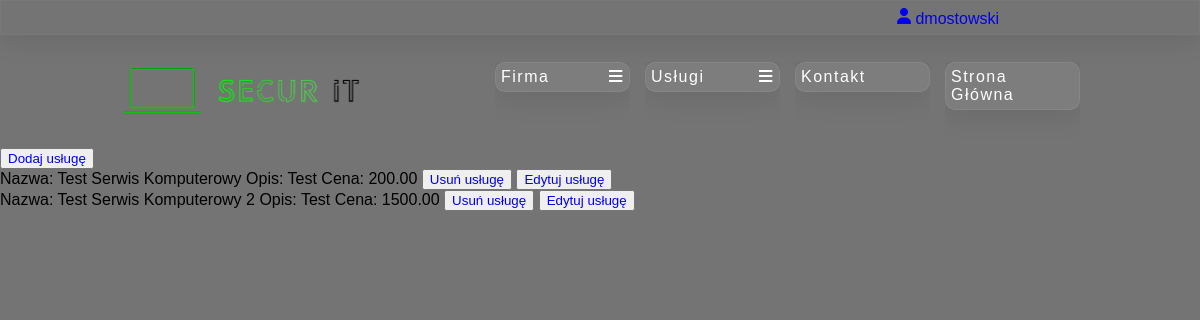
Screenshot of /BO/admin_computer_service.php (signed in) with the database file from the repository.
### tables this page shows
create table users (
    id_user int primary key auto_increment,  
    id_employee int,  
    id_company int,  
    first_name varchar(50),  
    last_name varchar(100),  
    id_country_code int,  
    phone_number varchar(20),  
    email_address varchar(200),  
    username varchar(50),  
    password varchar(250),  
    is_company_admin boolean,  
    id_discount int,  
    foreign key (id_employee) references employees (id_employee),  
    foreign key (id_country_code) references country_codes (id_country_code),  
    foreign key (id_discount) references discounts (id_discount)  
);

create table services (
    id_service int primary key auto_increment,  
    id_service_type int,  
    name varchar(100),  
    description longtext,  
    price decimal(10,2),  
    foreign key (id_service_type) references service_types (id_service_type)  
);

### DB/db_connection.php (called while the page is built, shortened)
<?php
    class db_connection{
        var $host = "localhost";
        var $dbname = "secur_it";
        var $username = "root";
        var $password = "";
        public function databaseConnect(){
            $con = mysqli_connect($this->host, $this->username, $this->password, $this->dbname);
            if(!$con){
                die("Connection failed: " . mysqli_connect_error());
            }
            else{
                $this->connect = $con;
            }
        }
    }
?>

### DB/db_accounts.php (called while the page is built, shortened)
<?php
    include_once("db_connection.php");
    class db_accounts extends db_connection {
        function selectCustomerById($id_user, $id_company)
        {
            $query = "SELECT u.id_user, u.id_company, u.first_name, u.last_name, u.id_country_code as uicc, cc1.country_code as ucc, u.phone_number as upn, u.email_address as uea, u.username, u.password, u.is_company_admin, c.company_name, c.additional_name, c.tax, c.id_country_code, cc2.country_code as ccc, c.phone_number as cpn, c.email_address as cea
            FROM users as u
            JOIN country_codes as cc1 ON cc1.id_country_code = u.id_country_code
            LEFT JOIN companies as c ON c.id_company = u.id_company
            LEFT JOIN country_codes as cc2 ON cc2.id_country_code = c.id_country_code
            WHERE id_user =".$id_user.";";
            $data = mysqli_query($this->connect, $query);
            if (mysqli_num_rows($data) > 0)
            {
                return $data;
            }
        }
    }
?>

### DB/db_services.php (called while the page is built, shortened)
<?php
    include_once("db_connection.php");
    class db_services extends db_connection{
        function selectServices_computer_service(){
            $query = 'SELECT * FROM `services` WHERE id_service_type = 5';
            $data = mysqli_query($this->connect, $query);
            if (mysqli_num_rows($data) > 0){
            return $data;
            }
        }
    }
?>

### BO/admin_computer_service.php (the view, shortened to what this page needs)
<!DOCTYPE html>
<html lang="pl">
<head>
    <link rel="stylesheet" href="./admin.css">
    <link rel="stylesheet" href="https://cdnjs.cloudflare.com/ajax/libs/font-awesome/4.7.0/css/font-awesome.min.css">
</head>
<body>
    <main class="main">
        <?php
            include("./admin_header.php");
            include("./admin_nav.php");
            include('../DB/db_services.php');
            $baza = new db_services();
            $baza->databaseConnect();
            $data = $baza->selectServices_computer_service();
            if (!empty($data)){
        ?>
            <div class="services">
                <button><a href="./add_services.php">Dodaj usługę</a></button>
                <?php
                    while($row = mysqli_fetch_assoc($data))
                    {
                        echo "<div id='service' class='service'>Nazwa: ".$row['name']." Opis: ".$row['description']." Cena: ".$row['price']."
                        <button class='delete'><a href=admin_computer_service.php?del=True&id_service=".$row['id_service'].">
                        Usuń usługę
                        </a></button>
                        <button class='delete'><a href=computer_service_edit.php?id_service=".$row['id_service'].">
                        Edytuj usługę
                        </a></button>
                        </div>";
                    }
                    } else {
                        echo "Brak Usług";
                    }
                ?>
            </div>
        </main>
    </body>

### BO/admin_header.php (shortened to what this page needs)
<header>
    <?php
        include_once('../DB/db_accounts.php');
        if ($_SESSION['loggedin'] === true) {
            $id_user = $_SESSION['id_user'];
            $baza = new db_accounts();
            $baza->databaseConnect();
            $data = $baza->selectCustomerById($id_user, null);
            if ($data && mysqli_num_rows($data) > 0) {
                $user = mysqli_fetch_assoc($data);
                echo "<div class='user_page'>";
                echo "<a href='./admin_account.php'><i class='fa-solid fa-user'></i> ";
                echo ($user['username']);
                echo "</a></div>";
            }
        }
        else{
            echo "<p><a href='../FO/registration.php'>Rejestracja</a></p>
            <p><a href='../FO/login.php'>Logowanie</a></p>";
        }
    ?>
</header>

### BO/admin.css (style rules this page uses)
* { margin: 0; text-decoration: none; overflow: hidden; font-family: 'Gill Sans', 'Gill Sans MT', Calibri, 'Trebuchet MS', sans-serif; box-sizing: border-box; }
body { background-color: rgb(117, 116, 116); display: flex; flex-direction: column; }
header { display: flex; height: 35px; justify-content: flex-end; align-items: center; padding: 5px; padding-right: 190px; background-color: rgb(117, 116, 116 0.6); box-shadow: 0 4px 30px rgba(0, 0, 0, 0.1); backdrop-filter: blur(3.5px); -webkit-backdrop-filter: blur(3.5px); border: 1px solid rgba(147, 143, 143, 0.18); }
.main { overflow: auto; width: 100vw; height: calc(100vh - 50px); background-size: cover; margin-bottom: 50px; }
.user_page, .firma_page, .button_logout { padding: 10px; }

### rows the page displays
users: username "dmostowski"
services: name "Test Serwis Komputerowy", description "Test", price "200.00"
services: name "Test Serwis Komputerowy 2", description "Test", price "1500.00"
